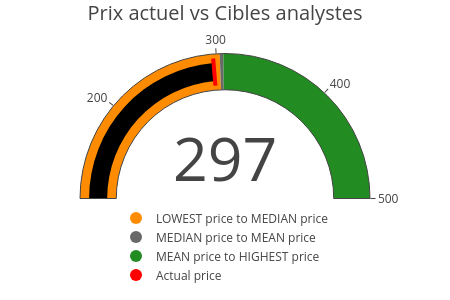

Write notebook code for a chart like this one.
### Code cell
analyst_price_recommendation(output_data["options"])

### Figure 1 — Plotly figure (JSON) as saved in the notebook; plotly's stock layout.template omitted (floating-point values rounded to 4 significant figures)
{"data": [{"gauge": {"axis": {"range": [115, 500]}, "bar": {"color": "black"}, "steps": [{"color": "darkorange", "range": [115, 303]}, {"color": "dimgrey", "range": [303, 306.1]}, {"color": "forestgreen", "range": [306.1, 500]}], "threshold": {"line": {"color": "red", "width": 4}, "thickness": 0.75, "value": 297.1}}, "mode": "gauge+number", "title": {"text": "Prix actuel vs Cibles analystes"}, "type": "indicator", "value": 297.1}, {"marker": {"color": "darkorange", "size": 12}, "mode": "markers", "name": "LOWEST price to MEDIAN price", "type": "scatter", "x": [null], "y": [null]}, {"marker": {"color": "dimgrey", "size": 12}, "mode": "markers", "name": "MEDIAN price to MEAN price", "type": "scatter", "x": [null], "y": [null]}, {"marker": {"color": "forestgreen", "size": 12}, "mode": "markers", "name": "MEAN price to HIGHEST price", "type": "scatter", "x": [null], "y": [null]}, {"marker": {"color": "red", "size": 12}, "mode": "markers", "name": "Actual price", "type": "scatter", "x": [null], "y": [null]}], "layout": {"height": 300, "legend": {"orientation": "h", "x": 0.5, "xanchor": "center", "y": -0.45, "yanchor": "bottom"}, "margin": {"b": 10, "t": 40}, "paper_bgcolor": "rgba(0,0,0,0)", "plot_bgcolor": "rgba(0,0,0,0)", "width": 450, "xaxis": {"visible": false}, "yaxis": {"visible": false}}}
